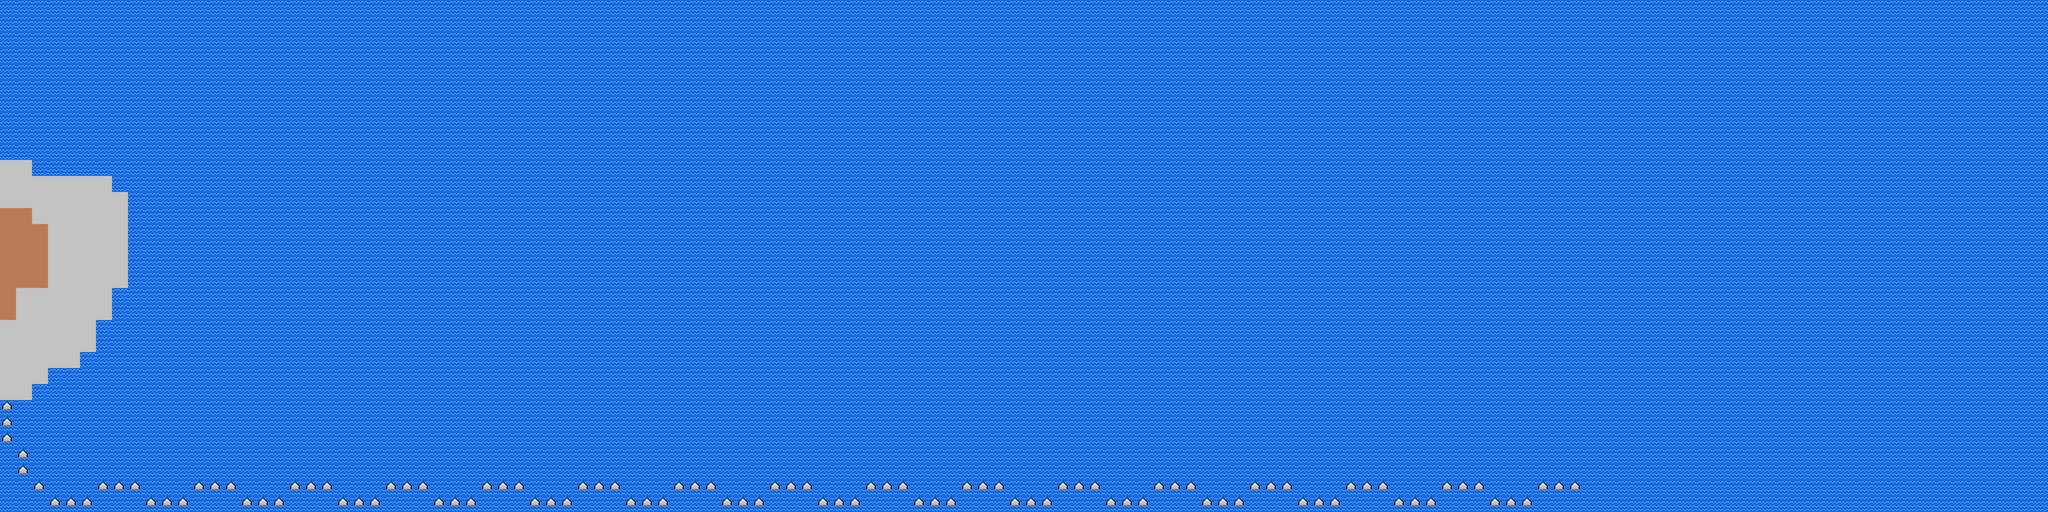

A level layout from a 2D game, rendered from its tile map. Below: a short description, then the map file with tile-grid data replaced by summaries:
An orthogonal 128x32 tile map with 32x32 px tiles, 1 tile layer (boat).

<map version="1.0" orientation="orthogonal" renderorder="right-down" width="128" height="32" tilewidth="32" tileheight="32" nextobjectid="1">
 <tileset firstgid="1" name="tiles" tilewidth="32" tileheight="32" tilecount="16">
  <image source="../assets/tiles.png" width="512" height="32" />
 </tileset>
 <layer name="boat" width="128" height="32">
  <data>[4096 cells, 4096 non-empty, 4 distinct tile ids]</data>
 </layer>
</map>
